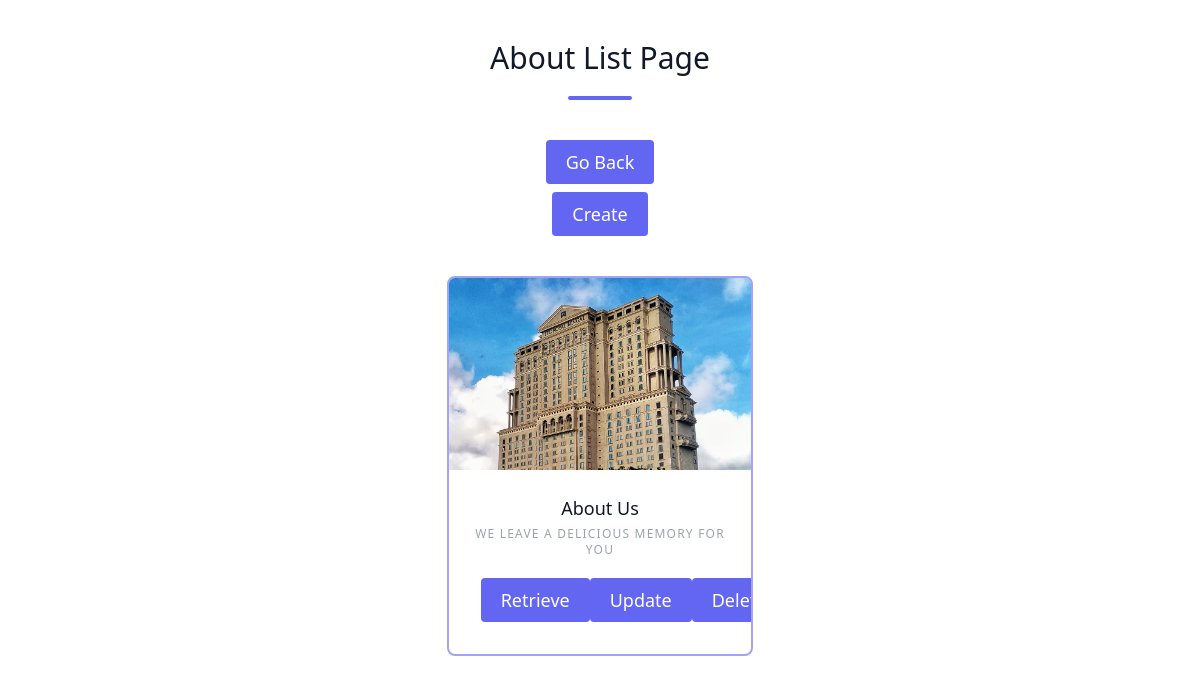
Page /project-design/about-list-page/ (signed in) on the committed database.
### ProjectDesign/models.py (models this page shows, shortened)
class About(models.Model):
    title = models.CharField(max_length=255, unique=True, default='About Us')
    subtitle = models.CharField(max_length=255, default='This section is about me!')
    image = models.ImageField(upload_to='About/', default='default.jpg')
    description = fields.RichTextField()
    slug = models.SlugField(unique=True, blank=True)
    youtube = models.URLField(max_length=255, default='youtube')
    sub_image1 = models.ImageField(upload_to='About/', default='default.jpg')
    sub_image2 = models.ImageField(upload_to='About/', default='default.jpg')
    sub_image3 = models.ImageField(upload_to='About/', default='default.jpg')
    def get_class_name(self):
        return self.__class__.__name__
    def get_object_retrieve_url(self):
        return reverse('ProjectDesign:about-retrieve-page',
                       kwargs={
                           'slug': self.slug
                       })
    def get_object_update_url(self):
        return reverse('ProjectDesign:about-update-page',
                       kwargs={
                           'slug': self.slug
                       })
    def get_object_delete_url(self):
        return reverse('ProjectDesign:about-delete-page',
                       kwargs={
                           'slug': self.slug
                       })

### ProjectDesign/views.py (the view)
# urls.py: path('about-list-page/', about_list_view, name='about-list-page'),
@staff_member_required()
def about_list_view(request):
    objects_list = About.objects.all()
    template_name = 'ProjectDesign/About/a-about-list-page.html'
    context = {
        'title': 'About List',
        'objects_list': objects_list
    }
    return render(request, template_name, context)

### ProjectDesign/templates/ProjectDesign/About/a-about-list-page.html
{% extends 'ProjectDesign/extras/base.html' %}
{% block content %}
<section class="text-gray-600 body-font">
    <div class="container px-5 py-10 mx-auto">
        <div class="flex flex-col text-center w-full mb-10">
            <h1 class="sm:text-3xl text-2xl font-medium title-font text-gray-900">
                {{ objects_list.first.get_class_name }} List Page
            </h1>
            <div class="flex pt-5 justify-center">
                <div class="w-16 h-1 rounded-full bg-indigo-500 inline-flex"></div>
            </div>
        </div>
        <div class="flex flex-col justify-center mb-10 w-full">
            <a href="{% url 'ProjectDesign:entry-page' %}" class="mx-auto text-white bg-indigo-500 border-0 py-2 px-5 mb-2 focus:outline-none hover:bg-indigo-600 rounded text-lg">Go Back</a>
            <a href="{% url 'ProjectDesign:about-create-page' %}" class="mx-auto text-white bg-indigo-500 border-0 py-2 px-5 focus:outline-none hover:bg-indigo-600 rounded text-lg">Create</a>
        </div>
        <div class="flex flex-wrap -m-4 justify-center">
            {% for object in objects_list %}
            <div class="p-4 md:w-1/3 text-center items-center">
                <div class="h-full border-2 border-indigo-500 border-opacity-60 rounded-lg overflow-hidden">
                    <img class="lg:h-48 md:h-36 w-full object-cover object-center" src="{{ object.image.url }}" alt="blog">
                    <div class="p-6">
                        <h1 class="title-font text-lg font-medium text-gray-900 mb-1">{{ object.title }}</h1>
                        <h2 class="tracking-widest text-xs title-font font-medium text-gray-400 uppercase mb-3">{{ object.subtitle }}</h2>
                        <div class="flex p-2 mt-2 w-full">
                            <a href="{{ object.get_object_retrieve_url }}" class="mx-auto text-white bg-indigo-500 border-0 py-2 px-5 mx-2 focus:outline-none hover:bg-indigo-600 rounded text-lg">Retrieve</a>
                            <a href="{{ object.get_object_update_url }}" class="mx-auto text-white bg-indigo-500 border-0 py-2 px-5 mx-2 focus:outline-none hover:bg-indigo-600 rounded text-lg">Update</a>
                            <a href="{{ object.get_object_delete_url }}" class="mx-auto text-white bg-indigo-500 border-0 py-2 px-5 mx-2 focus:outline-none hover:bg-indigo-600 rounded text-lg">Delete</a>
                        </div>
                    </div>
                </div>
            </div>
            {% endfor %}
        </div>
    </div>
</section>
{% endblock content %}

### rows in the picture
About: first.get_class_name "About", image (picture), title "About Us", subtitle "WE LEAVE A DELICIOUS MEMORY FOR YOU"
